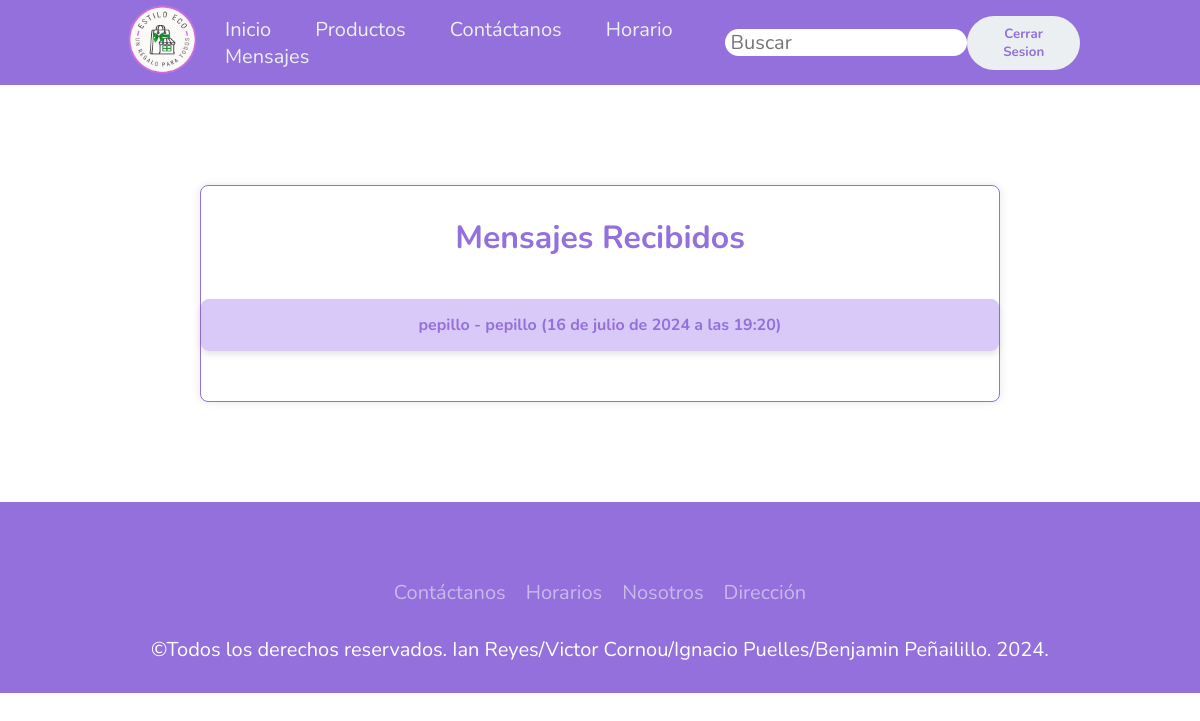
/mensajes/ (signed in), run on the app's committed database.
### main/models.py (models this page shows, shortened)
class Contacto(models.Model):
    nombre = models.CharField(max_length=50)
    email = models.EmailField(max_length=320)
    asunto = models.CharField(max_length=60)
    mensaje = models.TextField(max_length=1500)
    fecha_envio = models.DateTimeField(auto_now_add=True)
    class Meta:
        verbose_name = 'Mensaje de Contacto'
        verbose_name_plural = 'Mensajes de Contacto'

### main/views.py (the view)
# urls.py: path('mensajes/', views.mensajes, name='mensajes'),
@user_passes_test(superuser_required)
def mensajes(request):
    mensajes = Contacto.objects.all().order_by('-fecha_envio')
    context = {
        'mensajes': mensajes
    }
    return render(request, 'mensajes.html', context)

### main/views.py (called while the page is built)
def superuser_required(user):
    return user.is_superuser

### main/templates/mensajes.html (shortened to what this page needs)
{% extends "base.html" %}
{% load static %}
{% block content %}
<div class="boss">
    <div class="container">
        <div class="mensaje-header">
            <h2>Mensajes Recibidos</h2>
        </div>
        <ul class="message-list">
            {% for mensaje in mensajes %}
                <li class="message-item">
                    <a href="{% url 'mensaje_detalle' mensaje.id %}">
                        <strong>{{ mensaje.nombre }}</strong> - {{ mensaje.asunto }} ({{ mensaje.fecha_envio }})
                    </a>
                </li>
            {% endfor %}
        </ul>
    </div>
</div>
{% endblock %}

### static/css/style.css (style rules this page uses)
* { box-sizing: border-box; margin: 0; padding: 0; font-family: 'Nunito', sans-serif; }
body { font-family: Arial, sans-serif; margin: 0; padding: 0; }
.boss { background-color: white; text-align: center; margin-top: 100px; margin-bottom: 100px; margin-left: 300px; margin-right: 300px; box-shadow: 0 0 10px rgba(0, 0, 0, 0.1); border: 1px solid #9370DB; border-radius: 8px; }
.container .mensaje-header { text-align: center; margin-top: 30px; margin-bottom: 30px; }
.container .mensaje-header h2 { color: #9370DB; text-align: center; font-size: 32px; margin-bottom: 40px; }
.container .message-list { list-style-type: none; padding: 0; margin-bottom: 50px; }
.container .message-item { background-color: #bb9ff38e; margin-bottom: 10px; padding: 15px; border-radius: 8px; box-shadow: 0 4px 6px rgba(0, 0, 0, 0.1); transition: transform 0.2s, box-shadow 0.2s; }
.container .message-item a { text-decoration: none; color: #9370DB; font-weight: bold; }
@media (min-width: 1200px) { .boss { margin-left: 200px; margin-right: 200px; } }

### data on the page
Contacto: nombre "pepillo", asunto "pepillo", fecha_envio "16 de julio de 2024 a las 19:20"
